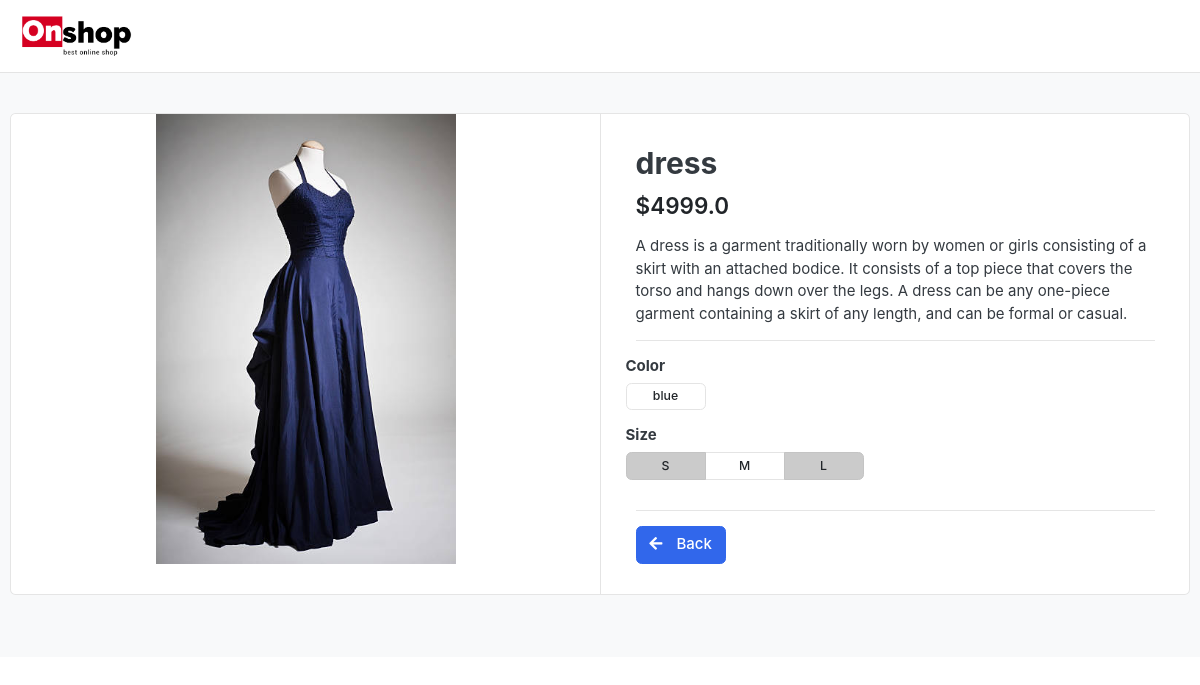
The app's page /product/4 with its own data.
### app/models.py (models this page shows)
class Product(models.Model):
    category = models.ForeignKey(Category, on_delete=models.CASCADE)
    product_name = models.CharField(max_length=40, unique=True)
    product_image = models.ImageField(upload_to="uploads/%y/%m/%d")
    color = models.CharField(max_length=40)
    price = models.FloatField(blank = True)
    description = models.TextField(max_length=1000)
    size_S = models.BooleanField(default=False)
    size_M = models.BooleanField(default=False)
    size_L = models.BooleanField(default=False)
    created_at =  models.DateTimeField(auto_now_add=True)
    updated_at = models.DateTimeField(auto_now=True)

### app/views.py (the view)
# urls.py: path("product/<int:id>", product_details, name='product_details'),
def product_details(request, id):
    products = Product.objects.get(id=id)
    print('========================.>>>>>', products)
    context = {
        "products": products
    }
    return render(request, "product-detail.html", context)

### templates/product-detail.html
{% extends './base/base.html' %}
{% load static %}
{% block content %}
<section class="section-content padding-y bg">
<div class="container">
<div class="card">
	<div class="row no-gutters">
		<aside class="col-md-6">
<article class="gallery-wrap">
	<div class="img-big-wrap">
	   <a href="#"><img src="{{ products.product_image.url }}"></a>
	</div>
</article>
		</aside>
		<main class="col-md-6 border-left">
<article class="content-body">
<h2 class="title">{{ products.product_name }}</h2>
<div class="mb-3">
	<var class="price h4">${{ products.price }}</var>
</div>
<p>{{ products.description }}</p>
<hr>
	<div class="row">
		<div class="item-option-select">
			<h6>Color</h6>
			<div class="btn-group btn-group-sm btn-group-toggle" data-toggle="buttons">
			  <label class="btn btn-light">
			    <input type="radio" name="radio_color" disabled> {{ products.color }}
			  </label>
			</div>
		</div>
	</div>
	<div class="row">
		<div class="item-option-select">
			<h6>Size</h6>
			<div class="btn-group btn-group-sm btn-group-toggle" data-toggle="buttons">
				{% if products.size_S %}
				<label class="btn btn-light active ">
				{% else %}
				<label class="btn btn-light ">
				{% endif %}
			    <input type="checkbox" name="radio_color" disabled> S
			  </label>
			  {% if products.size_M %}
				<label class="btn btn-light active ">
				{% else %}
				<label class="btn btn-light ">
				{% endif %}
			    <input type="checkbox" name="radio_color" disabled> M
			  </label>
			  {% if products.size_L %}
				<label class="btn btn-light active ">
				{% else %}
				<label class="btn btn-light ">
				{% endif %}
			    <input type="checkbox" name="radio_color" disabled> L
			  </label>
			</div>
		</div>
	</div>
	<hr>
	<a class="btn  btn-primary" onclick="history.back()" style="color: white;"><i class="fa fa-arrow-left"></i> <span class="text">Back </span></a>
</article>
		</main>
	</div>
</div>
<br>
</div>
</section>
</body>
</html>
{% endblock %}

### onshop/static/css/ui.css (style rules this page uses)
html { font-family: "Inter", sans-serif; font-size: 15px; }
.content-body { flex: 1 1 auto; padding: 2rem 2.3rem; }
.padding-y { padding-top: 40px; padding-bottom: 40px; }
var { font-style: normal; }
article:after, .form-group:after { display: block; clear: both; content: ""; }
.bg { background-color: #f8f9fa; }
.btn-light { background-color: #fff; border-color: #e4e4e4; }
.btn i + .text { margin-left: 10px; }
.price { font-weight: 600; color: #212529; }
.gallery-wrap .img-big-wrap { margin-bottom: 10px; border-radius: 0.37rem; overflow: hidden; background-color: #fff; }
.gallery-wrap .img-big-wrap a { text-align: center; display: block; }
.gallery-wrap .img-big-wrap img { height: 450px; width: auto; display: inline-block; }
.item-option-select { margin-bottom: 1rem; display: inline-block; margin-right: 15px; }
.item-option-select .btn { min-width: 80px; }

### records on screen
Product: product_image (picture), product_name "dress", price "4999.0", description "A dress is a garment traditionally worn by women or girls consisting of a skirt with an attached bodice. It consists of a top piece that covers the torso and hangs down over the legs. A dress can be any one-piece garment containing a skirt of any length, and can be formal or casual.", color "blue"
